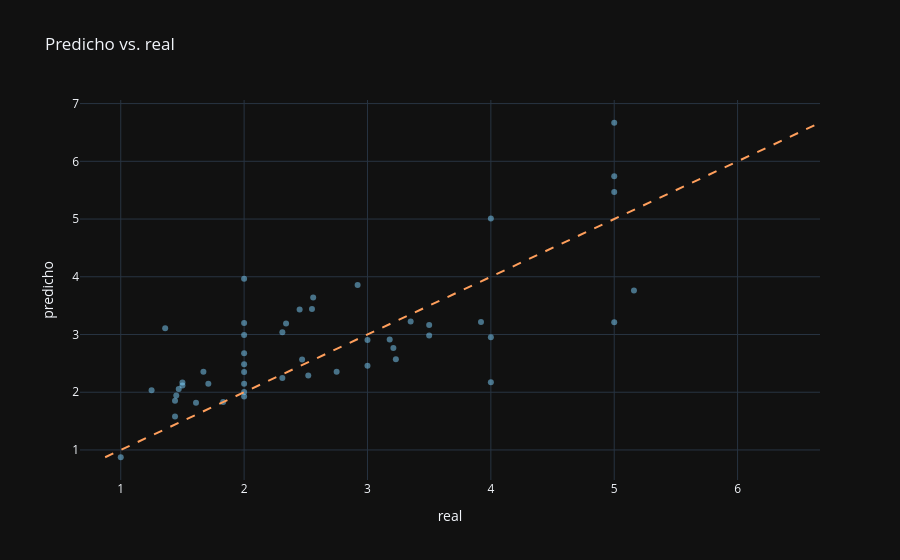

Notebook cell for this chart:
### Markdown cell above
## 📊 5 · Evaluación

Desempeño sobre datos nunca vistos (set de test).

### Code cell
# 5 · Evaluación en test (datos nunca vistos)
from sklearn.metrics import r2_score, mean_absolute_error, mean_squared_error
y_pred = best.predict(X_test)
print(f'R2  : {r2_score(y_test, y_pred):.4f}')
print(f'MAE : {mean_absolute_error(y_test, y_pred):.4f}')
print(f'RMSE: {mean_squared_error(y_test, y_pred)**0.5:.4f}')
lims = [float(min(y_test.min(), y_pred.min())), float(max(y_test.max(), y_pred.max()))]
fig = px.scatter(x=y_test, y=y_pred, opacity=.5, labels={'x': 'real', 'y': 'predicho'},
                 title='Predicho vs. real')
fig.update_traces(marker_color=PRIMARY)
fig.add_trace(go.Scatter(x=lims, y=lims, mode='lines', line=dict(dash='dash', color=ACCENT), showlegend=False))
fig.show()

### Figure 1 — Plotly figure (JSON) as saved in the notebook; plotly's stock layout.template omitted (floating-point values rounded to 4 significant figures)
{"data": [{"hovertemplate": "real=%{x}<br>predicho=%{y}<extra></extra>", "legendgroup": "", "marker": {"color": "#7fd4ff", "opacity": 0.5, "symbol": "circle"}, "mode": "markers", "name": "", "orientation": "v", "showlegend": false, "type": "scatter", "x": [3.18, 2.0, 2.0, 5.16, 2.0, 2.0, 2.56, 2.52, 3.23, 3.0, 3.0, 1.47, 1.5, 2.0, 1.83, 1.36, 4.0, 3.92, 2.47, 5.0, 2.45, 3.35, 4.0, 1.45, 3.5, 2.31, 1.71, 5.0, 2.0, 5.0, 4.0, 1.44, 2.34, 3.21, 3.5, 2.92, 1.5, 5.0, 2.75, 2.0, 1.25, 2.0, 2.55, 1.67, 2.0, 1.0, 1.61, 2.31, 1.44], "xaxis": "x", "y": [2.914, 2.003, 3.964, 3.764, 2.148, 2.674, 3.639, 2.291, 2.572, 2.459, 2.904, 2.057, 2.118, 2.351, 1.83, 3.108, 2.951, 3.216, 2.566, 5.74, 3.435, 3.226, 2.171, 1.942, 3.164, 2.245, 2.145, 3.21, 3.201, 6.668, 5.011, 1.578, 3.191, 2.767, 2.984, 3.857, 2.17, 5.467, 2.356, 2.992, 2.033, 2.485, 3.44, 2.355, 1.925, 0.8735, 1.819, 3.041, 1.854], "yaxis": "y"}, {"line": {"color": "#ff9f5c", "dash": "dash"}, "mode": "lines", "showlegend": false, "type": "scatter", "x": [0.8735, 6.668], "y": [0.8735, 6.668]}], "layout": {"legend": {"tracegroupgap": 0}, "title": {"text": "Predicho vs. real"}, "xaxis": {"anchor": "y", "domain": [0.0, 1.0], "title": {"text": "real"}}, "yaxis": {"anchor": "x", "domain": [0.0, 1.0], "title": {"text": "predicho"}}}}
